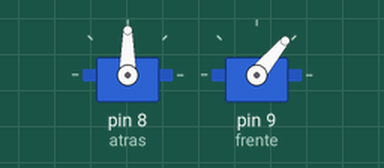
This sketch was run on a simulated Arduino Uno, built with avr-gcc and run on an emulated ATmega328P. On the bench: 2 × servo.

Above: at 3.05 s.
Timing chart, 0 to 6.0 s (numbered marks = the images above):
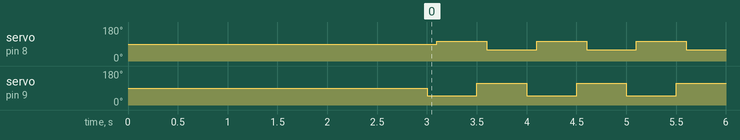

The sketch:

Besourinho.ino
```cpp
/*
   Projeto simples de um robôzinho que anda para frente. O código em si é bem simples, com uma ângulação variante entre dois Servo motores.
   O complicado, é montar os dois motores, e mais ainda conseguir montar perninhas para o robôzinho de maneira que elas fiquem
   firmes, sem se desgastarem. Imagens podem ser vistas na pasta do projeto. A segunda versão conta com um botão de liga e desliga e um LED
   que indica se o robô está ou não ligado. O LED e a chave de liga/desliga são implementados em hardware. O software lida somente com a
   movimentação dos motores.

   Letícia Pegoraro Garcez 2021
*/

//IMPORTAÇÃO DE BIBLIOTECAS
#include <Servo.h>

//Pinos de definição dos motores
#define atras 8
#define frente 9

//Criação dos objertos Servo
Servo pataAtras;
Servo pataFrente;

void setup(){
  pinMode(atras, OUTPUT);
  pinMode(frente, OUTPUT);

  pataAtras.attach(atras);
  pataFrente.attach(frente);

  //Coloca os dois motores na posição de 90 graus, para o usuário poder arrumar as pazinhas dos servos na posição correta.
  pataAtras.write(90);
  pataFrente.write(90);

  delay(3000);//tempo pra arrumar os servos

}

//Variáveis
int angulo1 = 60; //ângulo de movimentação 1
int angulo2 = 105; //ângulo de movimentação 2
int espera1 = 100;
int espera2 = 400; //tempo de espera entre cada passo

void loop() {
  pataFrente.write(angulo1-10);
  delay(espera1);
  pataAtras.write(angulo2);
  delay(espera2);

  pataFrente.write(angulo2+10);
  delay(espera1);
  pataAtras.write(angulo1);
  delay(espera2);

}
```

Measured:
- by itself, servo on pin 8 (atras): alternates 105° for 0.50 s and 60° for 0.50 s
- by itself, servo on pin 9 (frente): alternates 115° for 0.50 s and 50° for 0.50 s
